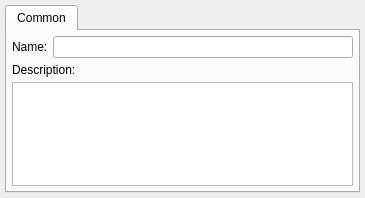
<?xml version="1.0" encoding="UTF-8"?>
<ui version="4.0">
 <class>dEditRole</class>
 <widget class="QMainWindow" name="dEditRole">
  <property name="geometry">
   <rect>
    <x>0</x>
    <y>0</y>
    <width>365</width>
    <height>198</height>
   </rect>
  </property>
  <property name="windowTitle">
   <string>Role</string>
  </property>
  <widget class="QWidget" name="widget">
   <layout class="QGridLayout">
    <item row="0" column="0">
     <widget class="QTabWidget" name="tabWidget7">
      <widget class="QWidget" name="tab">
       <attribute name="title">
        <string>Common</string>
       </attribute>
       <layout class="QGridLayout">
        <item row="1" column="0">
         <widget class="QLabel" name="textLabel2">
          <property name="text">
           <string>Description:</string>
          </property>
          <property name="wordWrap">
           <bool>false</bool>
          </property>
         </widget>
        </item>
        <item row="0" column="0">
         <layout class="QHBoxLayout">
          <item>
           <widget class="QLabel" name="textLabel1">
            <property name="text">
             <string>Name:</string>
            </property>
            <property name="wordWrap">
             <bool>false</bool>
            </property>
           </widget>
          </item>
          <item>
           <widget class="QLineEdit" name="eName"/>
          </item>
         </layout>
        </item>
        <item row="2" column="0">
         <widget class="QTextEdit" name="eDescription"/>
        </item>
       </layout>
      </widget>
     </widget>
    </item>
   </layout>
  </widget>
 </widget>
 <layoutdefault spacing="5" margin="5"/>
 <pixmapfunction>rcIcon</pixmapfunction>
 <includes>
  <include location="local">mdtree.h</include>
  <include location="local">cfgform.h</include>
  <include location="local">mainform.h</include>
 </includes>
 <resources/>
 <connections/>
</ui>
